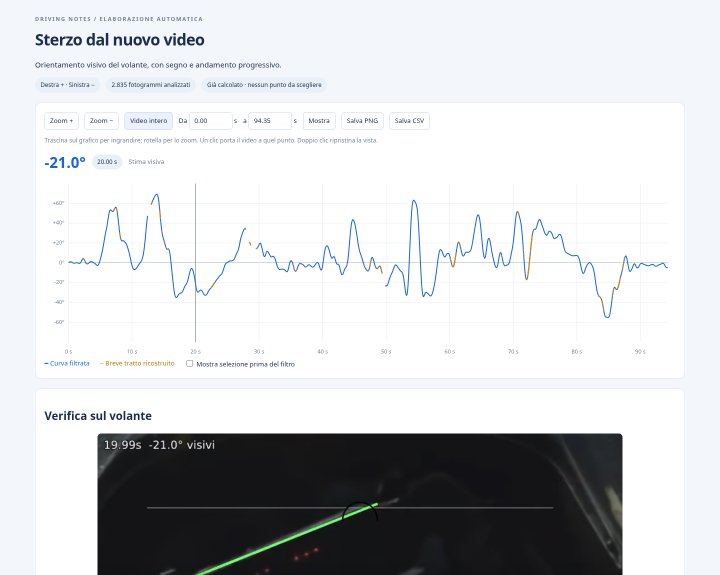
#> input picture telemetry/steering-new-video/anteprima-interattiva.png, 1440 x 1150 px (shown at 1/2 size)
$ python -i extract_orientation.py   (imports and definitions only)
#> lines starting #> are read from the running program, lines starting #| are printed output that depends on the picture
#> further down, picture is the input picture: shape (1150, 1440, 3); mean B, G, R 211.1, 209, 207.4
import cv2,numpy as np,pathlib,csv,argparse,json
# [3 lines not run here, left out]

def red_line(im):
 hsv=cv2.cvtColor(im,cv2.COLOR_BGR2HSV);h,s,v=cv2.split(hsv);b,g,r=cv2.split(im)
 mask=np.uint8(((h<12)|(h>170))&(s>75)&(v>30)&(r.astype(float)>g*1.5)&(r.astype(float)>b*1.3))*255
 n,l,stats,cents=cv2.connectedComponentsWithStats(mask)
 points=[]
 for i,(x,y,w,he,area) in enumerate(stats[1:],1):
  if area<2 or area>900 or y+he>=H-2 and area>60:continue
  comp=np.column_stack(np.where(l==i)[::-1]).astype('float32')
  if area>100 and max(w,he)>40:
   _,sig,_=cv2.PCACompute2(comp,mean=None)
  if area<=150 and .25<w/he<4:points.append((float(cents[i,0]),float(cents[i,1]),int(area)))
 best=None
 for a in range(len(points)):
  for b in range(a+1,len(points)):
   p=np.array(points[a][:2]);q=np.array(points[b][:2]);delta=q-p;span=np.linalg.norm(delta)
   if span<24 or span>260:continue
   if delta[0]<0:p,q=q,p;delta=-delta
   angle=np.degrees(np.arctan2(delta[1],delta[0]));mid=(p+q)/2
   if abs(angle)>75 or not 90<mid[0]<440 or not 45<mid[1]<170:continue
   dist=np.array([abs(delta[0]*(z[1]-p[1])-delta[1]*(z[0]-p[0]))/span for z in points]);inds=np.where(dist<3)[0]
   pts=np.array([points[i][:2] for i in inds]);vline=cv2.fitLine(pts.astype('float32'),cv2.DIST_L2,0,.01,.01).ravel();vx,vy,cx,cy=vline
   if vx<0:vx=-vx;vy=-vy
   angle=float(np.degrees(np.arctan2(vy,vx)));length=float(np.ptp(pts@np.array([vx,vy])))
   resid=float(np.median(dist[inds]));score=len(inds)*3+min(length/40,4)-resid
   if len(inds)==2:score-=1
   if best is None or score>best['score']:best={'angle':angle,'score':score,'points':pts.tolist(),'line':[float(cx+x0),float(cy+y0),float(vx),float(vy)],'count':len(inds),'span':length}
 return best,mask

def edge_lines(im):
 hsv=cv2.cvtColor(im,cv2.COLOR_BGR2HSV);h,s,v=cv2.split(hsv)
#> after `hsv = cv2.cvtColor(im, cv2.COLOR_BGR2HSV)`: hsv: shape (1150, 1440, 3); mean H, S, V 51.3, 9.1, 211.4
#> after `h, s, v = cv2.split(hsv)`:
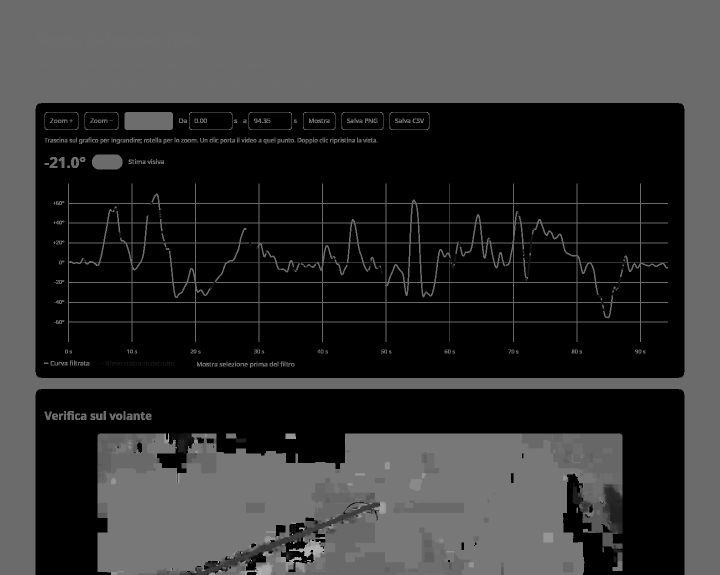
#> h: shape (1150, 1440) (shown at 1/2 size); min 0, max 179, mean 51.3
#> after `h, s, v = cv2.split(hsv)`:
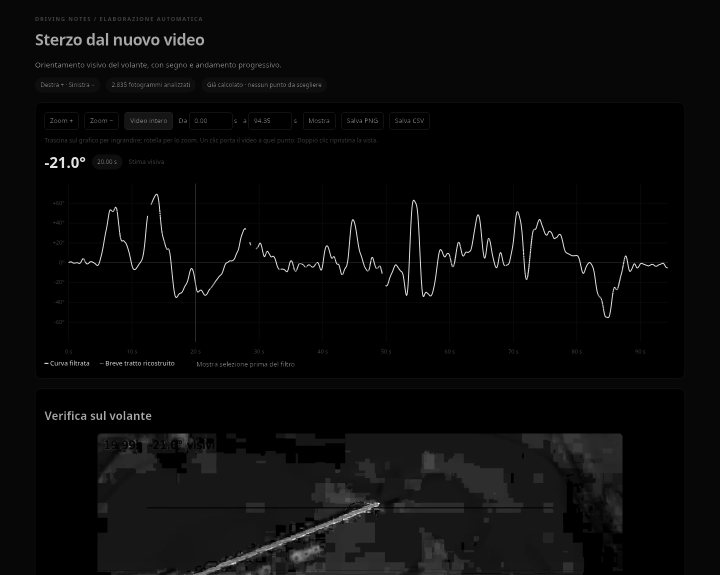
#> s: shape (1150, 1440) (shown at 1/2 size); min 0, max 255, mean 9.1
#> after `h, s, v = cv2.split(hsv)`:
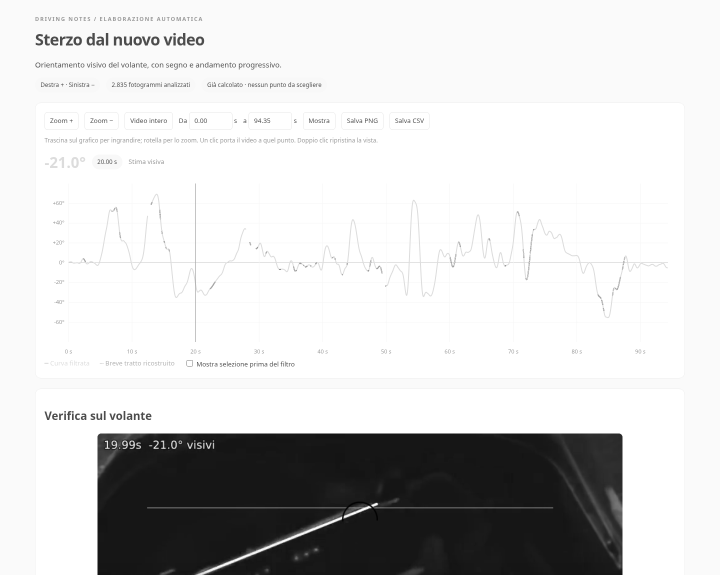
#> v: shape (1150, 1440) (shown at 1/2 size); min 0, max 255, mean 211.4
#> (the run stopped early here; a loop or call above may not have finished)
